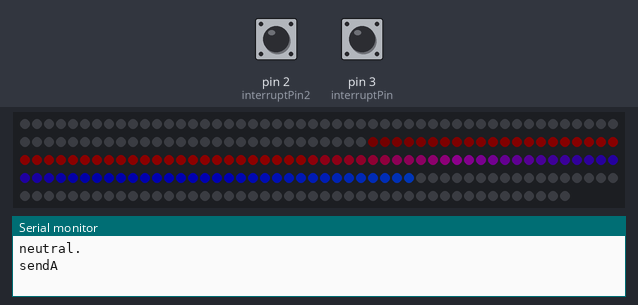
Recording of a sketch running on a simulated Arduino Uno, built with avr-gcc and run on an emulated ATmega328P. On the bench: 246 RGB LEDs in strip order, left to right, continuing on the next row, the last lines printed to the serial monitor. Inputs (shaded band) come from the test bench; at power-on: pin 2 (interruptPin2) LOW, pin 3 (interruptPin) LOW. Dim RGB values are drawn brighter than linear; colours are those a GRB WS2812 strip shows for the declared byte order.

Above: at 4.2 s.
4.3 s: pin 2 (interruptPin2) pulled HIGH for 1 s
At 4.69 s:
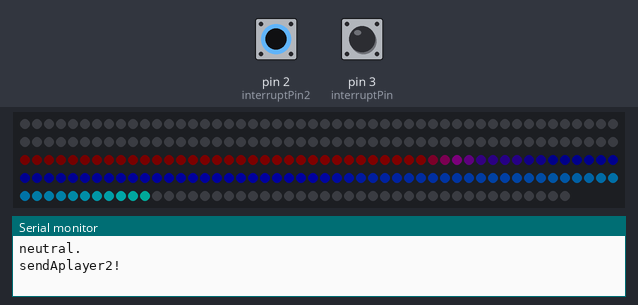
6.8 s: pin 3 (interruptPin) pulled HIGH for 0.15 s
At 6.97 s:
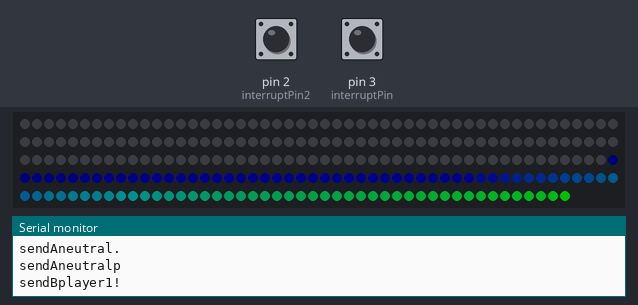
At 7.59 s:
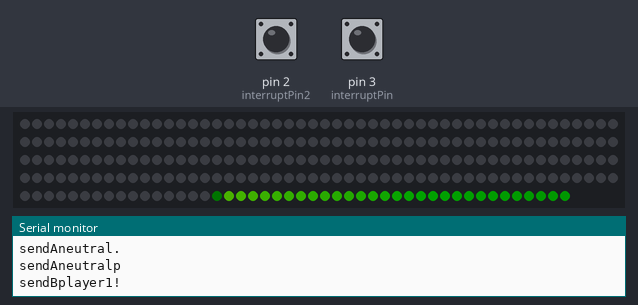
Timing chart, 0 to 9.8 s (numbered marks = the images above; inputs shaded):
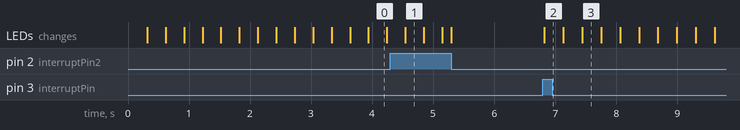

Measured:
- after the input at 6.8 s, the LEDs: change at once (image 2)

The sketch:

pong.ino
```cpp
#include "FastLED.h"
#define DATA_PIN    6
//#define CLK_PIN   4
#define LED_TYPE    WS2812
#define COLOR_ORDER GRB
#define NUM_LEDS    246
CRGB leds[NUM_LEDS];

#define BRIGHTNESS          96
#define FRAMES_PER_SECOND  120


const byte interruptPin = 3;
const byte interruptPin2 = 2;
volatile byte alpha = LOW;
volatile byte beta = LOW;
volatile byte aturn = HIGH;
volatile byte jack = HIGH;
volatile byte jill = HIGH;
volatile byte loserA = LOW;
volatile byte loserB = LOW;

void setup() {


  pinMode(interruptPin, INPUT);
  pinMode(interruptPin2, INPUT);
  attachInterrupt(digitalPinToInterrupt(interruptPin), smashA, CHANGE);
  attachInterrupt(digitalPinToInterrupt(interruptPin2), smashB, CHANGE);
  Serial.begin(9600);
	LEDS.addLeds<WS2812,DATA_PIN,RGB>(leds,NUM_LEDS);
	LEDS.setBrightness(84);


}
void fadeall() { for(int i = 0; i < NUM_LEDS; i++) { leds[i].nscale8(250); } }

void loop() {


  if (loserB == HIGH){
    loseB();
  }
  if (loserA == HIGH){
    loseA();
  }

  Serial.println("neutral.");
  if (aturn == HIGH){
  sendA();
  }
  if (aturn == LOW){
  sendB();
  }


}


#define ARRAY_SIZE(A) (sizeof(A) / sizeof((A)[0]))

void sendA(){
  static uint8_t hue = 0;
  Serial.print("sendA");
	// First slide the led in one direction
    if (jack == HIGH){

      for(int i = 0; i < NUM_LEDS; i++) {

        // Set the i'th led to red
		leds[i] = CHSV(hue++, 255, 255);
		// Show the leds
		FastLED.show();
		// now that we've shown the leds, reset the i'th led to black
		// leds[i] = CRGB::Black;
		//if (i >= NUM_LEDS-10){
                //  loserB = HIGH;
                //}
                jack = LOW;
                jill = HIGH;
                fadeall();
		// Wait a little bit before we loop around and do it again
		delay(10);

      }

}
}
void sendB(){
  static uint8_t hue = 0;
  Serial.print("sendB");
if (jill == HIGH){

	// Now go in the other direction.
	for(int i = (NUM_LEDS)-1; i >= 0; i--) {
                fadeall();
		// Set the i'th led to red
		leds[i] = CHSV(hue++, 255, 255);
		// Show the leds
		FastLED.show();
		// now that we've shown the leds, reset the i'th led to black
		// leds[i] = CRGB::Black;

                jill = LOW;
                jack = HIGH;
                fadeall();
		// Wait a little bit before we loop around and do it again
		delay(10);
}
}}

void smashA() {
  alpha = !alpha;
  Serial.println("player1!");
  aturn = LOW;
}
void smashB() {
  beta = !beta;
  Serial.println("player2!");
  aturn = HIGH;
}

void loseA(){
    leds[6] = CRGB::Green;
  FastLED.show();
  delay(100);
  // Now turn the LED off, then pause
  leds[6] = CRGB::Black;
  FastLED.show();
  delay(100);
}
void loseB(){
    leds[90] = CRGB::Green;
  FastLED.show();
  delay(100);
  // Now turn the LED off, then pause
  leds[90] = CRGB::Black;
  FastLED.show();
  delay(100);
}
```
